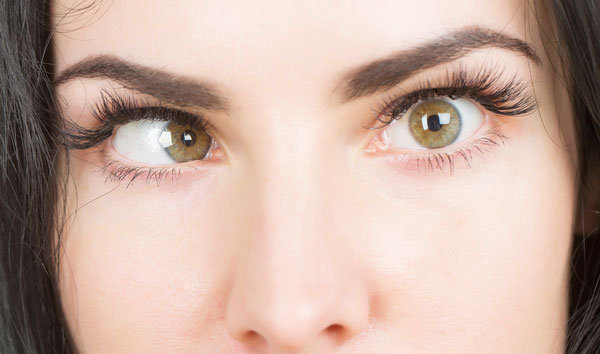
#> input picture faces/face5.jpg, 600 x 354 px
$ python estrabism_recognition.py
#> lines starting #> are read from the running program, lines starting #| are printed output that depends on the picture
# Python version 3.8.2
# Numpy library instalation on linux terminal:  sudo pip3 install numpy
import numpy as np

# Opencv2 library instalation on linux terminal: sudo pip3 install opencv-python
import cv2

# Function for irish selection with differences with centroid
def select_irish(circles, eye_color, y, x):
    dark_circle = circles[0][0]
    if(len(circles[0]) > 1):
        for i in range(1, len(circles[0])):
            a, b, r = circles[0][i]
            a2, b2, r2 = dark_circle
            if( (abs(y-b) < abs(y-b2) ) and (abs(x-a) < abs(x-a2) ) ):
                dark_circle = circles[0][i]
    return dark_circle


#https://github.com/Itseez/opencv/blob/master/data/haarcascades/haarcascade_eye.xml
eye_cascade = cv2.CascadeClassifier('eyeClass.xml')

img = cv2.imread('./faces/face5.jpg')
#> img is the input picture: shape (354, 600, 3); mean B, G, R 160.2, 172, 198.1
gray = cv2.cvtColor(img, cv2.COLOR_BGR2GRAY)
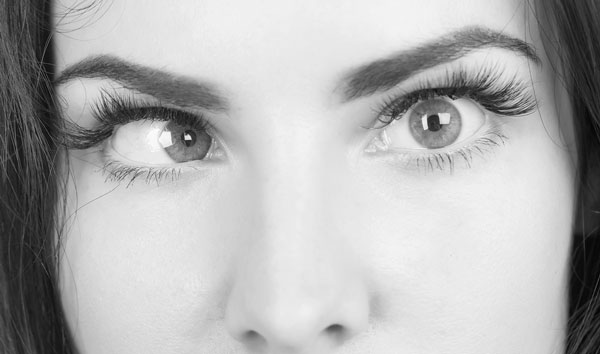
#> gray: shape (354, 600); min 2, max 255, mean 178.4

eyes = eye_cascade.detectMultiScale(gray, 1.3, 5)
#> eyes = [[353, 38, 159, 159], [69, 43, 181, 181]]

for (x,y,w,h) in eyes:
    eye = gray[y:y+h, x:x+w]
    eye_color = img[y:y+h, x:x+w]

    h2, w2 = eye.shape
    center_y = int(h2/2)
    center_x = int(w2/2)

    # Blur using 3 * 3 kernel.
    gray_blurred = cv2.blur(eye, (3, 3))

    # Apply Hough transform on the blurred image.
    detected_circles = cv2.HoughCircles(gray_blurred,
                   cv2.HOUGH_GRADIENT, 1, 20, param1 = 50,
               param2 = 30, minRadius = 10, maxRadius = 40)

    level1x = int(w2/15)
    level2x = int(w2/8)
    level3x = int(w2/3)

    level1y = int(h2/15)
    level2y = int(h2/8)
    level3y = int(h2/3)

    # Draw circles that are detected.
    if detected_circles is not None:

        # Convert the circle parameters a, b and r to integers.
        detected_circles = np.uint16(np.around(detected_circles))

        pt = select_irish(detected_circles, eye, center_y, center_x)

        a, b, r = pt[0], pt[1], pt[2]

        # Draw the circumference of the circle.
        cv2.circle(eye_color, (a, b), r, (0, 255, 0), 2)

        # Draw a small circle (of radius 1) to show the center.
        cv2.circle(eye_color, (a, b), 1, (0, 0, 255), 3)

        eye_xcolor = eye_color.copy()
        eye_ycolor = eye_color.copy()

        # Horizontal analysis of eye
        eye_xcolor = cv2.rectangle(eye_xcolor, (center_x-level1x, 0), (center_x+level1x ,h2), (255, 0, 0), 1)
        eye_xcolor = cv2.rectangle(eye_xcolor, (center_x-level2x, 0), (center_x+level2x ,h2), (0, 255, 255), 1)
        eye_xcolor = cv2.rectangle(eye_xcolor, (center_x-level3x, 0), (center_x+level3x ,h2), (0, 0, 255), 1)
        print("\n Análisis Horizontal: ")
        if(a >= center_x-level1x and a <= center_x+level1x):
            print( 'Parámetros normales' )
        elif(a >= center_x-level2x and a <= center_x+level2x):
            print( 'Estrabismo Horizontal Leve' )
        else:
            print( 'Estrabismo Horizontal Grave' )

        # Vertical analysis of eye
        eye_ycolor = cv2.rectangle(eye_ycolor, (0, center_y-level1y), (w2 , center_y+level1y), (255, 0, 0), 1)
        eye_ycolor = cv2.rectangle(eye_ycolor, (0, center_y-level2y), (w2 , center_y+level2y), (0, 255, 255), 1)
        eye_ycolor = cv2.rectangle(eye_ycolor, (0, center_y-level3y), (w2 , center_y+level3y), (0, 0, 255), 1)

        print( "\n Análisis Vertical: " )
        if(b >= center_y-level1y and b <= center_y+level1y):
            print( 'Parámetros normales' )
        elif(b >= center_y-level2y and b <= center_y+level2y):
            print( 'Estrabismo Horizontal Leve' )
        else:
            print( 'Estrabismo Horizontal Grave' )

        cv2.imshow("Ojo Detectado", eye_color)
        cv2.imshow("Horizontal", eye_xcolor)
        cv2.imshow("Vertical", eye_ycolor)
        cv2.waitKey(0)
#> this loop made 2 passes
#> (x, y, w, h, h2, w2, center_y, center_x) on pass 1: (353, 38, 159, 159, 159, 159, 79, 79)
#> (x, y, w, h, h2, w2, center_y, center_x) on pass 2: (69, 43, 181, 181, 181, 181, 90, 90)
#|  Análisis Horizontal:
#| Parámetros normales
#|  Análisis Vertical:
#| Parámetros normales
#|  Análisis Horizontal:
#| Estrabismo Horizontal Grave
#|  Análisis Vertical:
#| Parámetros normales
#> pass 1, `eye_color = img[y:y+h, x:x+w]`:
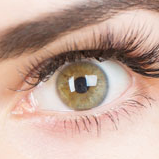
#> eye_color: shape (159, 159, 3); mean B, G, R 156.6, 169.2, 197.9
#> pass 1, `gray_blurred = cv2.blur(eye, (3, 3))`:
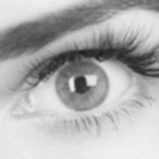
#> gray_blurred: shape (159, 159); min 26, max 241, mean 176.3
#> after the loop:
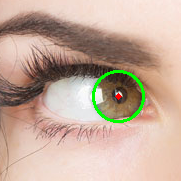
#> eye_color: shape (181, 181, 3); mean B, G, R 154.5, 171, 195.8
#> after the loop:
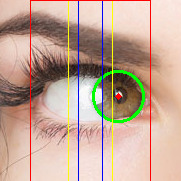
#> eye_xcolor: shape (181, 181, 3); mean B, G, R 151.4, 167.4, 195.1
#> after the loop:
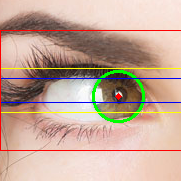
#> eye_ycolor: shape (181, 181, 3); mean B, G, R 152.5, 168.3, 196
#> after the loop:
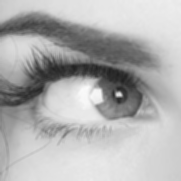
#> gray_blurred: shape (181, 181); min 33, max 251, mean 176.4
#> after the loop, a = 118; b = 96; r = 25

$ run again, with faces/face1.jpg copied over faces/face5.jpg
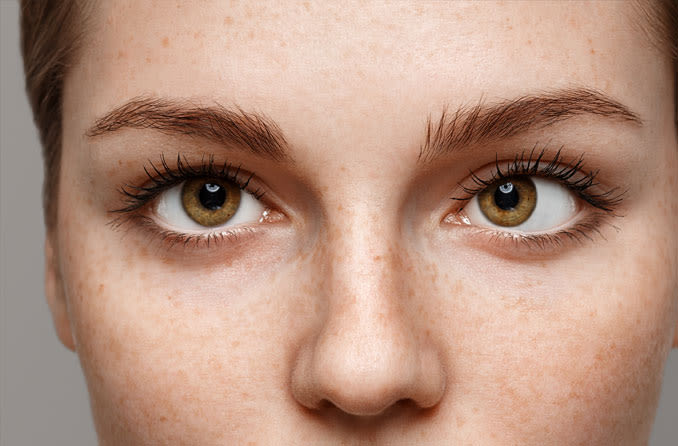
#> input picture faces/face1.jpg, 678 x 446 px
#> img is the input picture: shape (446, 678, 3); mean B, G, R 128.5, 146.5, 182.2
#> eyes = [[104, 110, 178, 178], [414, 96, 200, 200]]
#> the loop `for (x,y,w,h) in eyes:` made 2 passes
#> (x, y, w, h, h2, w2, center_y, center_x) on passes 1 to 2: (104, 110, 178, 178, 178, 178, 89, 89), (414, 96, 200, 200, 200, 200, 100, 100)
#> (printed output is left out)
#> pass 1, `eye_color = img[y:y+h, x:x+w]`:
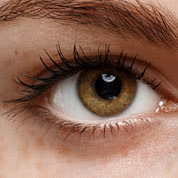
#> eye_color: shape (178, 178, 3); mean B, G, R 87.9, 105.3, 144.1
#> after the loop `for (x,y,w,h) in eyes:`:
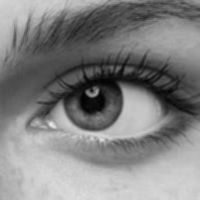
#> gray_blurred: shape (200, 200); min 2, max 237, mean 129.6
#> after the loop `for (x,y,w,h) in eyes:`: a = 94; b = 100; r = 32

$ run again, with faces/face2.jpg copied over faces/face5.jpg
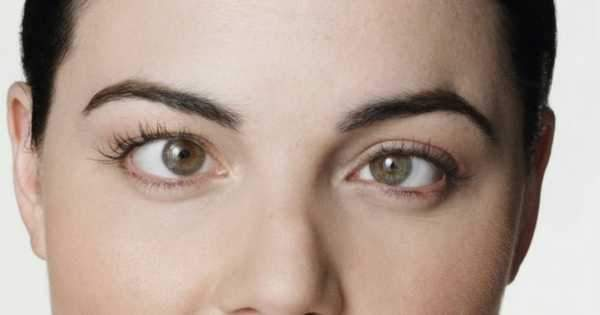
#> input picture faces/face2.jpg, 600 x 315 px
#> img is the input picture: shape (315, 600, 3); mean B, G, R 145.2, 156.4, 176.6
#> eyes = [[332, 107, 120, 120], [101, 87, 131, 131]]
#> the loop `for (x,y,w,h) in eyes:` made 2 passes
#> (x, y, w, h, h2, w2, center_y, center_x) on passes 1 to 2: (332, 107, 120, 120, 120, 120, 60, 60), (101, 87, 131, 131, 131, 131, 65, 65)
#> (printed output is left out)
#> pass 1, `eye_xcolor = eye_color.copy()`:
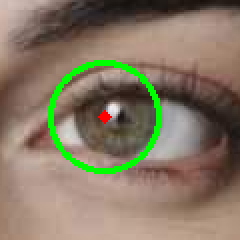
#> eye_xcolor: shape (120, 120, 3) (shown 2 times larger); mean B, G, R 100.5, 120.7, 134.4
#> after the loop `for (x,y,w,h) in eyes:`:
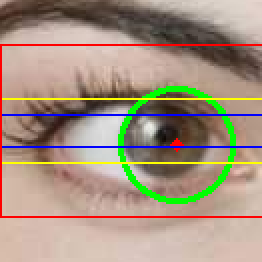
#> eye_ycolor: shape (131, 131, 3) (shown 2 times larger); mean B, G, R 128.6, 146.8, 164.8
#> after the loop `for (x,y,w,h) in eyes:`: a = 88; b = 72; r = 28

$ run again, with faces/face4.jpg copied over faces/face5.jpg
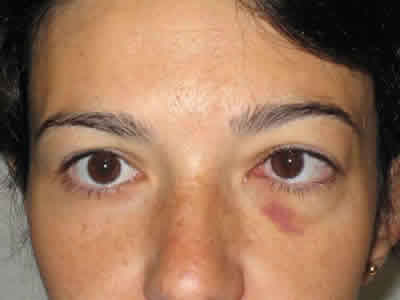
#> input picture faces/face4.jpg, 400 x 300 px
#> img is the input picture: shape (300, 400, 3); mean B, G, R 90.8, 117.2, 156.9
#> eyes = [[242, 118, 93, 93], [51, 121, 93, 93]]
#> the loop `for (x,y,w,h) in eyes:` made 2 passes
#> (x, y, w, h, h2, w2, center_y, center_x) on passes 1 to 2: (242, 118, 93, 93, 93, 93, 46, 46), (51, 121, 93, 93, 93, 93, 46, 46)
#> (printed output is left out)
#> after the loop `for (x,y,w,h) in eyes:`:
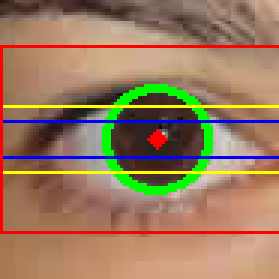
#> eye_ycolor: shape (93, 93, 3) (shown 3 times larger); mean B, G, R 95.2, 123.5, 154.5
#> after the loop `for (x,y,w,h) in eyes:`: a = 52; b = 46; r = 17
